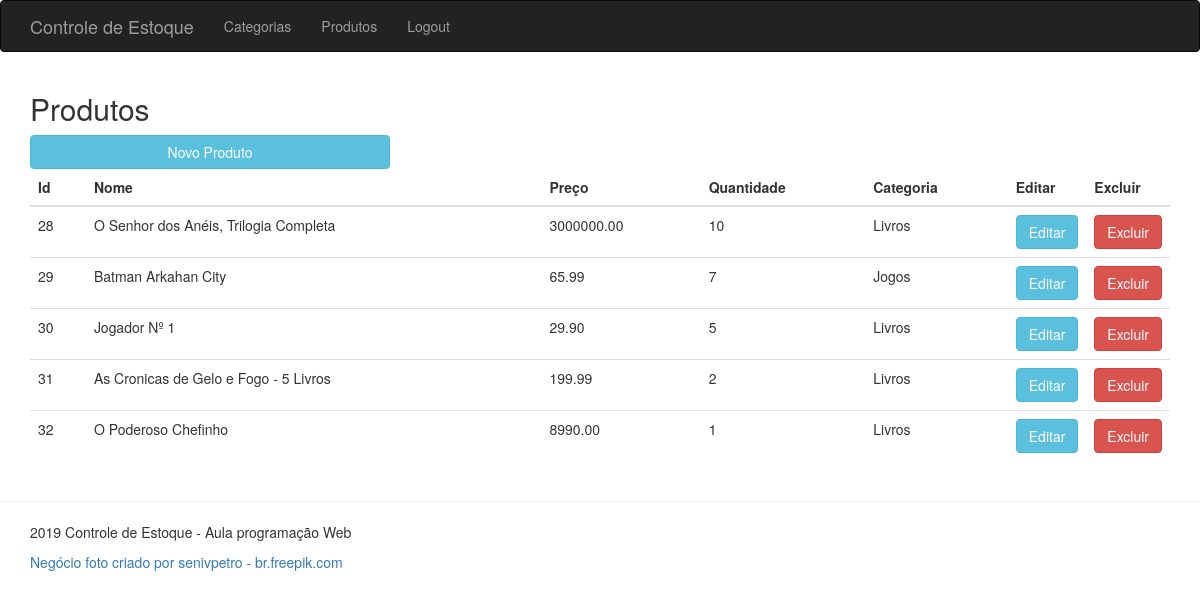
The app's page /produtos.php (signed in) with its own data.
### tables this page shows
CREATE TABLE `produtos` (
  `id` int(11) NOT NULL AUTO_INCREMENT,
  `nome` varchar(150) NOT NULL,
  `preco` double(9,2) NOT NULL,
  `quantidade` int(11) NOT NULL,
  `categoria_id` int(11) NOT NULL,
  PRIMARY KEY (`id`),
  KEY `fk_categorias` (`categoria_id`),
  CONSTRAINT `fk_categorias` FOREIGN KEY (`categoria_id`) REFERENCES `categorias` (`id`)
);

CREATE TABLE `categorias` (
  `id` int(11) NOT NULL AUTO_INCREMENT,
  `nome` varchar(50) NOT NULL,
  PRIMARY KEY (`id`)
);

### classes/Produto.php (called while the page is built, shortened)
<?php
class Produto
{
    public function listar()
    {
        $query = "SELECT produtos.id,produtos.nome AS nome_produto,produtos.preco,produtos.quantidade,
        categorias.nome AS nome_categoria FROM produtos INNER JOIN categorias ON produtos.categoria_id = categorias.id";
        $conexao = Conexao::getConnect();
        $result = $conexao->query($query);
        $list = $result->fetchAll();
        return $list;
    }
}

### produtos.php (the view, shortened to what this page needs)
<?php require_once("cabecalho.php") ?>
<?php
    $produto = new Produto();
    try {
        $itens = $produto->listar();
    }
    catch(Exception $e){
        Erro::trataErro($e);
    }
?>
<div class="container">
    <div class="row">
        <div class="col-md-12">
            <h2>Produtos</h2>
        </div>
    </div>
    <div class="row">
        <div class="col-md-4">
            <a href="produtos-criar.php" class="btn btn-info btn-block">Novo Produto</a>
        </div>
    </div>
    <div class="row">
        <div class="col-md-12">
            <table class="table">
                <thead>
                    <tr>
                        <th>Id</th>
                        <th>Nome</th>
                        <th>Preço</th>
                        <th>Quantidade</th>
                        <th>Categoria</th>
                        <th class="acao">Editar</th>
                        <th class="acao">Excluir</th>
                    </tr>
                </thead>
                <tbody>
                    <?php foreach($itens AS $value) : ?>
                        <tr>
                            <td><?=$value['id']?></td>
                            <td><?=$value['nome_produto']?></td>
                            <td><?=$value['preco']?></td>
                            <td><?=$value['quantidade']?></td>
                            <td><?=$value['nome_categoria']?></td>
                            <td><a href="produtos-editar.php?id=<?=$value['id']?>" class="btn btn-info">Editar</a></td>
                            <td><a href="produtos-excluir-post.php?id=<?=$value['id']?>" class="btn btn-danger">Excluir</a></td>
                        </tr>
                    <?php endforeach; ?>
                </tbody>
            </table>
        </div>
    </div>
</div>
<?php require_once 'rodape.php' ?>

### cabecalho.php (shortened to what this page needs)
<!DOCTYPE html>
<html lang="pt-br">
<head>
    <link href="assets/css/bootstrap.min.css" rel="stylesheet">
    <link href="assets/css/app.css" rel="stylesheet">
    <link href="assets/css/estilo.css" rel="stylesheet">
</head>
<body>
<nav class="navbar navbar-inverse">
    <div class="container">
        <div class="navbar-header">
            <a class="navbar-brand" href="index.php">Controle de Estoque</a>
        </div>
        <div id="navbar" class="navbar-collapse collapse">
            <ul class="nav navbar-nav">
                <li><a href="categorias.php">Categorias</a></li>
                <li><a href="produtos.php">Produtos</a></li>
                <li><a href="logout.php">Logout</a></li>
            </ul>
        </div>
    </div>
</nav>

### rodape.php
<hr>
    <div class="container">
        <footer>
            <p>2019 Controle de Estoque - Aula programação Web</p>
            <p><a href="https://br.freepik.com/fotos-vetores-gratis/negocio">Negócio foto criado por senivpetro - br.freepik.com</a></p>
        </footer>
    </div>
</body>
</html>

### assets/css/app.css (style rules this page uses)
.table th+.acao { width: 50px; }

### records on screen
produtos: id "28", nome "O Senhor dos Anéis, Trilogia Completa", preco "3000000.00", quantidade "10", categoria.nome "Livros"
produtos: id "29", nome "Batman Arkahan City", preco "65.99", quantidade "7", categoria.nome "Jogos"
produtos: id "30", nome "Jogador Nº 1", preco "29.90", quantidade "5", categoria.nome "Livros"
produtos: id "31", nome "As Cronicas de Gelo e Fogo - 5 Livros", preco "199.99", quantidade "2", categoria.nome "Livros"
produtos: id "32", nome "O Poderoso Chefinho", preco "8990.00", quantidade "1", categoria.nome "Livros"
